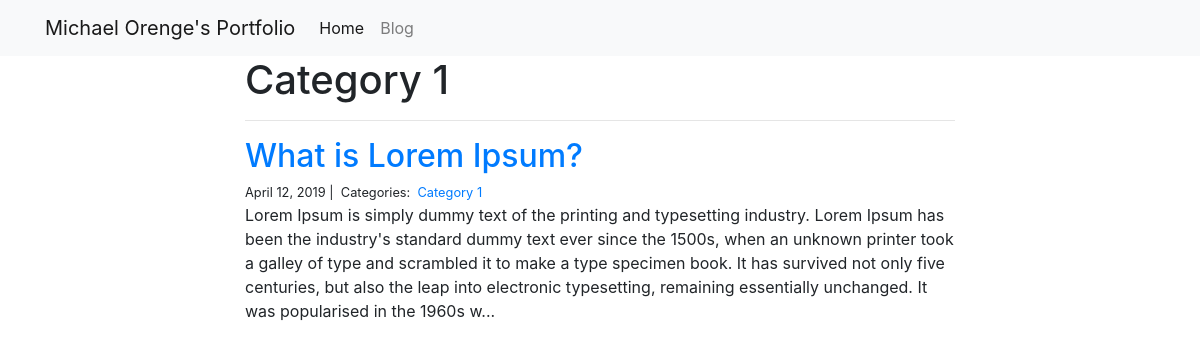
The page /blog/Category 1/ on the database its author committed.
### blog/models.py (models this page shows)
class Category(models.Model):
    name = models.CharField(max_length=20)

class Post(models.Model):
    title = models.CharField(max_length=255)
    body = models.TextField()
    created_on = models.DateTimeField(auto_now_add=True)
    last_modified = models.DateTimeField(auto_now=True)
    categories = models.ManyToManyField('Category', related_name='posts')

### blog/views.py (the view)
# urls.py: path("<category>/", views.blog_category, name="blog_category"),
def blog_category(request, category):
    posts = Post.objects.filter(categories__name__contains=category).order_by(
        "-created_on"
    )
    context = {"category": category, "posts": posts}
    return render(request, "blog_category.html", context)

### blog/templates/blog_category.html
{% extends "base.html" %}
{% block page_content %}
<div class="col-md-8 offset-md-2">
    <h1>{{ category | title }}</h1>
    <hr>
    {% for post in posts %}
        <h2><a href="{% url 'blog_detail' post.pk%}">{{ post.title }}</a></h2>
        <small>
            {{ post.created_on.date }} |&nbsp;
            Categories:&nbsp;
            {% for category in post.categories.all %}
            <a href="{% url 'blog_category' category.name %}">
                {{ category.name }}
            </a>&nbsp;
            {% endfor %}
        </small>
        <p>{{ post.body | slice:":400" }}...</p>
    {% endfor %}
</div>
{% endblock %}

### rows shown on the page
Category: name "Category 1"
Post: title "What is Lorem Ipsum?", created_on "April 12, 2019", body "Lorem Ipsum is simply dummy text of the printing and typesetting industry. Lorem Ipsum has been the industry's standard dummy text ever since the 1500s, when an unknown printer took a galley of type and scrambled it to make a type specimen book. It has survived not only five centuries, but also the leap into electronic typesetting, remaining essentially unchanged. It was popularised in the 1960s w"
